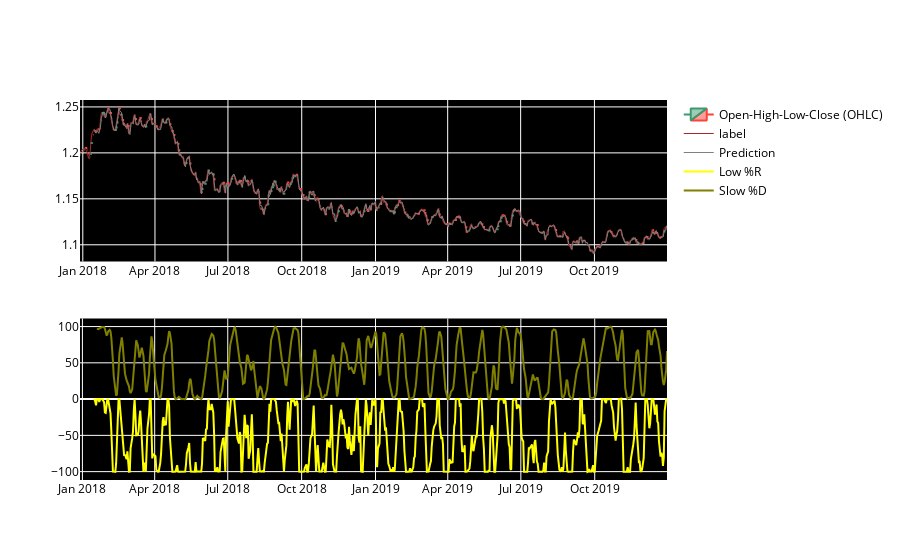

This figure's notebook cell:
### Code cell
# step 4: Illustrating data using plotly for Slow Stochastics
fig = make_subplots(rows=2, cols=1)

fig.append_trace(
    go.Candlestick(
        x=x_test.index,
        open=x_test['Open'], high=x_test['High'],
        low=x_test['Low'], close=x_test['Close'],
        name='Open-High-Low-Close (OHLC)'
    ), row=1, col=1
)

fig.append_trace(
    go.Scatter(
        x=x_test.index,
        y=y_test['label'],
        line=dict(color='brown', width=1),
        name='label',
    ), row=1, col=1  # <------------ upper chart
)

fig.append_trace(
    go.Scatter(
        x=pred_df.index,
        y=scaler_y_test.inverse_transform(pred_df["prediction"]),
        line=dict(color='gray', width=1),
        name='Prediction',
    ), row=1, col=1  # <------------ upper chart
)

fig.append_trace(
    go.Scatter(
        x=X_test.index,
        y=-X_test.william,
        line=dict(color='yellow', width=2),
        name='Low %R',
    ), row=2, col=1
)


fig.append_trace(
    go.Scatter(
        x=X_test.index,
        y=X_test.slow_stochastic,
        line=dict(color='olive', width=2),
        name='Slow %D',
    ), row=2, col=1
)


layout = go.Layout(
    plot_bgcolor='black',
    # Font Families
#     font_family='Tahoma',
    font_color='#000000',
#     font_size=30,
    xaxis=dict(
        rangeslider=dict(
            visible=False
        )
    )
)
fig.update_layout(layout)

fig.show()

# reference: https://www.alpharithms.com/stochastic-oscillator-in-python-483214/

### Figure 1 — Plotly figure (JSON) as saved in the notebook; plotly's stock layout.template omitted (floating-point values rounded to 4 significant figures; data arrays with more than 128 entries replaced by an {"elided": "..."} marker saying what was removed)
{"data": [{"close": {"elided": "626 float values"}, "high": {"elided": "626 float values"}, "low": {"elided": "626 float values"}, "name": "Open-High-Low-Close (OHLC)", "open": {"elided": "626 float values"}, "type": "candlestick", "x": {"elided": "626 str values"}, "xaxis": "x", "yaxis": "y"}, {"line": {"color": "brown", "width": 1}, "name": "label", "type": "scatter", "x": {"elided": "626 str values"}, "xaxis": "x", "y": {"elided": "626 float values"}, "yaxis": "y"}, {"line": {"color": "gray", "width": 1}, "name": "Prediction", "type": "scatter", "x": {"elided": "613 str values"}, "xaxis": "x", "y": {"elided": "613 float values"}, "yaxis": "y"}, {"line": {"color": "yellow", "width": 2}, "name": "Low %R", "type": "scatter", "x": {"elided": "626 str values"}, "xaxis": "x2", "y": {"elided": "626 float values"}, "yaxis": "y2"}, {"line": {"color": "olive", "width": 2}, "name": "Slow %D", "type": "scatter", "x": {"elided": "626 str values"}, "xaxis": "x2", "y": {"elided": "626 float values"}, "yaxis": "y2"}], "layout": {"font": {"color": "#000000"}, "plot_bgcolor": "black", "xaxis": {"anchor": "y", "domain": [0, 1], "rangeslider": {"visible": false}}, "xaxis2": {"anchor": "y2", "domain": [0, 1]}, "yaxis": {"anchor": "x", "domain": [0.575, 1]}, "yaxis2": {"anchor": "x2", "domain": [0, 0.425]}}}
